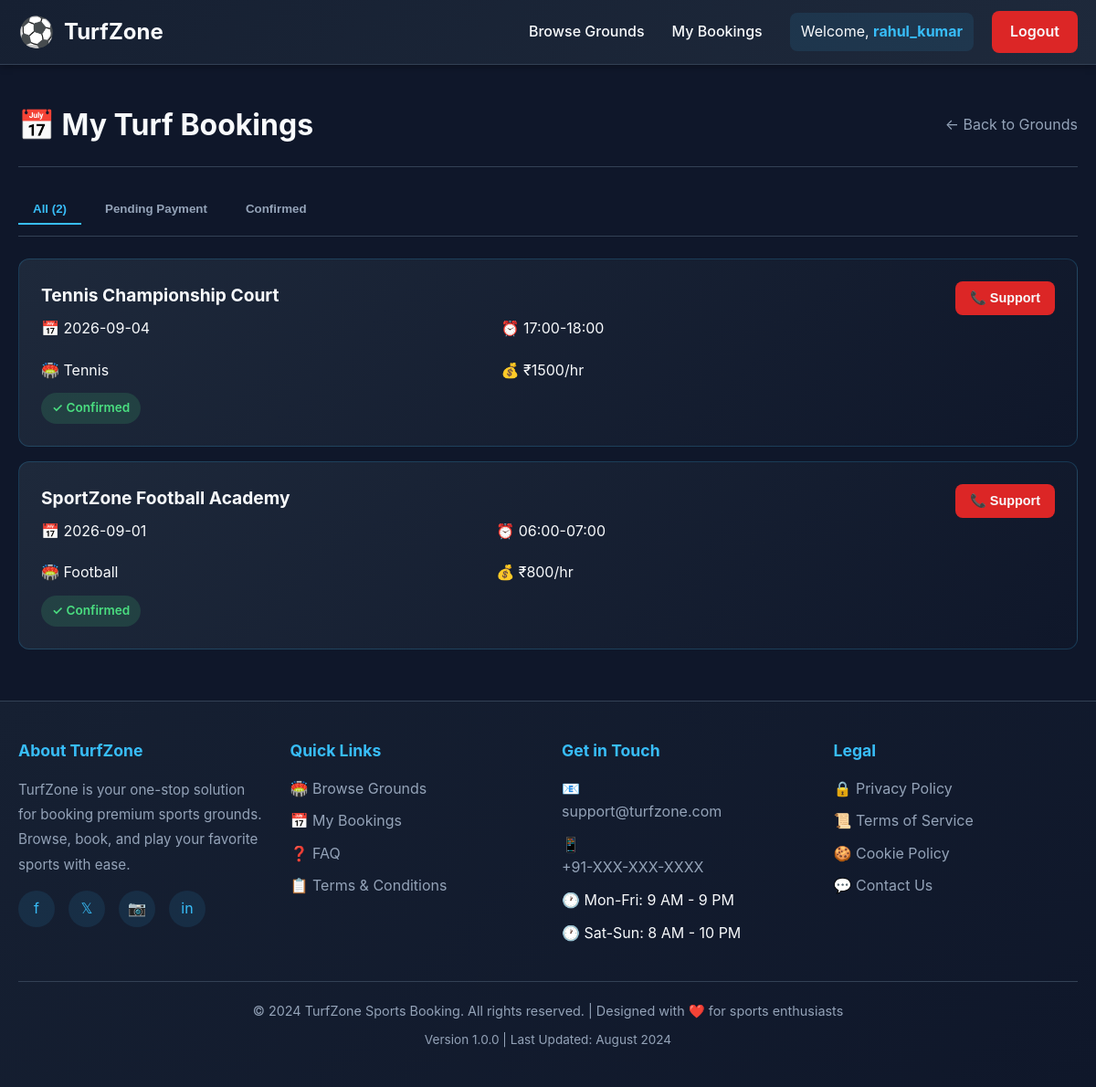
/my-bookings (signed in), run on the app's committed database.
### app.py (models this page shows, shortened)
class User(UserMixin, db.Model):
    id = db.Column(db.Integer, primary_key=True)
    username = db.Column(db.String(80), unique=True, nullable=False)
    email = db.Column(db.String(120), unique=True, nullable=False)
    password_hash = db.Column(db.String(200), nullable=False)
    bookings = db.relationship('Booking', backref='user', lazy=True)

class Booking(db.Model):
    id = db.Column(db.Integer, primary_key=True)
    user_id = db.Column(db.Integer, db.ForeignKey('user.id'), nullable=False)
    ground_id = db.Column(db.Integer, db.ForeignKey('ground.id'), nullable=False)
    booking_date = db.Column(db.String(20), nullable=False)
    time_slot = db.Column(db.String(20), nullable=False)
    payment_status = db.Column(db.String(20), default='Pending')  # Pending, Completed, Failed
    payment_id = db.Column(db.String(100), nullable=True)  # Razorpay Payment ID
    total_amount = db.Column(db.Integer, default=0)  # in paise
    created_at = db.Column(db.DateTime, default=datetime.utcnow)
    updated_at = db.Column(db.DateTime, default=datetime.utcnow, onupdate=datetime.utcnow)
    __table_args__ = (
        db.UniqueConstraint('ground_id', 'booking_date', 'time_slot', name='unique_ground_booking_slot'),
    )
    ground = db.relationship('Ground', backref='bookings')

class Ground(db.Model):
    id = db.Column(db.Integer, primary_key=True)
    name = db.Column(db.String(100), nullable=False)
    sport_type = db.Column(db.String(50), nullable=False)
    location = db.Column(db.String(100), nullable=False)
    price_per_hour = db.Column(db.Integer, default=500)
    status = db.Column(db.String(20), default='Available')
    contact_phone = db.Column(db.String(20), nullable=True)
    amenities = db.Column(db.String(255), nullable=True)  # Comma-separated: lights, parking, changing_room
    rating = db.Column(db.Float, default=4.5)
    external_api_id = db.Column(db.String(100), nullable=True)  # For tracking real ground APIs

### app.py (the view)
@app.route('/my-bookings')
@login_required
def my_bookings():
    bookings = Booking.query.filter_by(user_id=current_user.id).order_by(Booking.updated_at.desc()).all()
    return render_template('my_bookings.html', bookings=bookings)

### app.py (called while the page is built)
@login_manager.user_loader
def load_user(user_id):
    return User.query.get(int(user_id))

### templates/my_bookings.html (shortened to what this page needs)
{% extends "base.html" %}
{% block content %}
<div class="bookings-header">
    <h2>📅 My Turf Bookings</h2>
    <a href="{{ url_for('ground_list') }}" class="back-link">← Back to Grounds</a>
</div>
{% if bookings %}
<div class="filter-tabs">
    <button class="filter-tab active" onclick="filterBookings('all')">All ({{ bookings|length }})</button>
    <button class="filter-tab" onclick="filterBookings('pending')">Pending Payment</button>
    <button class="filter-tab" onclick="filterBookings('completed')">Confirmed</button>
</div>
{% endif %}
{% if not bookings %}
    <div class="empty-state">
        <h3>No Bookings Yet</h3>
        <p>You don't have any bookings. Start by browsing available sports grounds!</p>
        <a href="{{ url_for('ground_list') }}" class="btn">Browse Grounds</a>
    </div>
{% else %}
    <div id="bookings-container">
        {% for b in bookings %}
            <div class="booking-item" data-status="{{ b.payment_status.lower() }}">
                <div class="booking-details">
                    <h3>{{ b.ground.name }}</h3>
                    <div class="booking-info-grid">
                        <span>📅 {{ b.booking_date }}</span>
                        <span>⏰ {{ b.time_slot }}</span>
                        <span>🏟️ {{ b.ground.sport_type }}</span>
                        <span>💰 ₹{{ (b.total_amount / 100)|int }}/hr</span>
                    </div>
                    <div style="margin-top: 12px;">
                        {% if b.payment_status == 'Pending' %}
                            <span class="payment-status status-pending">⏳ Pending Payment</span>
                        {% elif b.payment_status == 'Completed' %}
                            <span class="payment-status status-completed">✓ Confirmed</span>
                        {% else %}
                            <span class="payment-status status-failed">✗ Payment Failed</span>
                        {% endif %}
                    </div>
                </div>
                <div class="booking-actions">
                    {% if b.payment_status == 'Pending' %}
                        <a href="{{ url_for('initiate_payment', booking_id=b.id) }}" class="btn-action btn-pay">
                            💳 Pay Now
                        </a>
                        <form method="POST" action="{{ url_for('cancel_booking', booking_id=b.id) }}" style="margin: 0;">
                            <button type="submit" class="btn-action btn-cancel" onclick="return confirm('Are you sure?');">
                                🗑️ Cancel
                            </button>
                        </form>
                    {% elif b.payment_status == 'Completed' %}
                        <button class="btn-action btn-cancel" onclick="alert('Contact support to cancel')">
                            📞 Support
                        </button>
                    {% else %}
                        <a href="{{ url_for('initiate_payment', booking_id=b.id) }}" class="btn-action btn-pay">
                            🔄 Retry Payment
                        </a>
                    {% endif %}
                </div>
            </div>
        {% endfor %}
    </div>
{% endif %}
{% endblock %}

### templates/base.html (shortened to what this page needs)
<!DOCTYPE html>
<html lang="en">
<head>
</head>
<body>
    <header>
        <div class="header-container">
            <a href="{{ url_for('ground_list') }}" class="logo">
                <span class="logo-icon">⚽</span>
                <span>TurfZone</span>
            </a>
            <nav>
                <ul class="nav-links" id="navLinks">
                    <li><a href="{{ url_for('ground_list') }}">Browse Grounds</a></li>
                    {% if current_user.is_authenticated %}
                        <li><a href="{{ url_for('my_bookings') }}">My Bookings</a></li>
                    {% endif %}
                </ul>
                <div class="user-section">
                    {% if current_user.is_authenticated %}
                        <div class="user-info">
                            <span>Welcome, <strong>{{ current_user.username }}</strong></span>
                        </div>
                        <a href="{{ url_for('logout') }}" class="btn-nav btn-logout">Logout</a>
                    {% else %}
                        <a href="{{ url_for('login') }}" class="btn-nav">Login</a>
                        <a href="{{ url_for('register') }}" class="btn-nav">Register</a>
                    {% endif %}
                </div>
            </nav>
        </div>
    </header>
    <main>
        {% block content %}{% endblock %}
    </main>
    <footer>
        <div class="footer-container">
            <div class="footer-content">
                <div class="footer-section">
                    <h4>About TurfZone</h4>
                    <p>TurfZone is your one-stop solution for booking premium sports grounds. Browse, book, and play your favorite sports with ease.</p>
                    <div class="social-links">
                        <a href="#" title="Facebook" aria-label="Facebook">f</a>
                        <a href="#" title="Twitter" aria-label="Twitter">𝕏</a>
                        <a href="#" title="Instagram" aria-label="Instagram">📷</a>
                        <a href="#" title="LinkedIn" aria-label="LinkedIn">in</a>
                    </div>
                </div>
                <div class="footer-section">
                    <h4>Quick Links</h4>
                    <ul class="footer-links">
                        <li><a href="{{ url_for('ground_list') }}">🏟️ Browse Grounds</a></li>
                        {% if current_user.is_authenticated %}
                            <li><a href="{{ url_for('my_bookings') }}">📅 My Bookings</a></li>
                        {% endif %}
                        <li><a href="#faq">❓ FAQ</a></li>
                        <li><a href="#terms">📋 Terms & Conditions</a></li>
                    </ul>
                </div>
                <div class="footer-section">
                    <h4>Get in Touch</h4>
                    <ul class="footer-links">
                        <li>📧 <a href="mailto:support@turfzone.com">support@turfzone.com</a></li>
                        <li>📱 <a href="tel:+91-XXXXXXXXXX">+91-XXX-XXX-XXXX</a></li>
                        <li>🕐 Mon-Fri: 9 AM - 9 PM</li>
                        <li>🕐 Sat-Sun: 8 AM - 10 PM</li>
                    </ul>
                </div>
                <div class="footer-section">
                    <h4>Legal</h4>
                    <ul class="footer-links">
                        <li><a href="#privacy">🔒 Privacy Policy</a></li>
                        <li><a href="#terms">📜 Terms of Service</a></li>
                        <li><a href="#cookies">🍪 Cookie Policy</a></li>
                        <li><a href="#contact">💬 Contact Us</a></li>
                    </ul>
                </div>
            </div>
            <div class="footer-bottom">
                <p>&copy; 2024 TurfZone Sports Booking. All rights reserved. | Designed with ❤️ for sports enthusiasts</p>
                <p style="margin-top: 10px; font-size: 0.85rem;">Version 1.0.0 | Last Updated: August 2024</p>
            </div>
        </div>
    </footer>
</body>
</html>

### templates/base.html (style rules this page uses)
* { margin: 0; padding: 0; box-sizing: border-box; }
:root { --bg: #0f172a; --bg-secondary: #1e293b; --accent: #38bdf8; --accent-hover: #0ea5e9; --text: #f8fafc; --text-muted: #94a3b8; --border: #334155; --success: #4ade80; --danger: #fca5a5; --warning: #fbbf24; }
html { scroll-behavior: smooth; }
body { font-family: -apple-system, BlinkMacSystemFont, 'Segoe UI', 'Roboto', 'Oxygen', 'Ubuntu', 'Cantarell', sans-serif; background: var(--bg); color: var(--text); line-height: 1.6; min-height: 100vh; display: flex; flex-direction: column; }
header { background: linear-gradient(135deg, #162032 0%, #1e293b 100%); border-bottom: 1px solid var(--border); position: sticky; top: 0; z-index: 1000; box-shadow: 0 2px 8px rgba(0, 0, 0, 0.3); }
.header-container { max-width: 1200px; margin: 0 auto; padding: 0 20px; display: flex; justify-content: space-between; align-items: center; height: 70px; }
.logo { display: flex; align-items: center; gap: 10px; font-size: 1.5rem; font-weight: 700; color: var(--text); text-decoration: none; transition: color 0.3s ease; }
.logo-icon { font-size: 2rem; }
nav { display: flex; align-items: center; gap: 30px; }
.nav-links { display: flex; gap: 30px; align-items: center; list-style: none; }
.nav-links a { color: var(--text); text-decoration: none; font-weight: 500; transition: color 0.3s ease; position: relative; }
.nav-links a::after { content: ''; position: absolute; bottom: -5px; left: 0; width: 0; height: 2px; background: var(--accent); transition: width 0.3s ease; }
.user-section { display: flex; align-items: center; gap: 20px; }
.user-info { display: flex; align-items: center; gap: 10px; padding: 8px 12px; background: rgba(56, 189, 248, 0.1); border-radius: 8px; color: var(--text); }
.user-info strong { color: var(--accent); }
.btn-nav { background: var(--accent); color: var(--bg); padding: 10px 20px; border-radius: 8px; font-weight: 600; transition: all 0.3s ease; border: none; cursor: pointer; text-decoration: none; display: inline-block; }
.btn-logout { background: #dc2626; color: var(--text); }
main { flex: 1; width: 100%; max-width: 1200px; margin: 0 auto; padding: 40px 20px; width: 100%; }
footer { background: linear-gradient(135deg, #162032 0%, #0f172a 100%); border-top: 1px solid var(--border); margin-top: auto; }
.footer-container { max-width: 1200px; margin: 0 auto; padding: 40px 20px; }
.footer-content { display: grid; grid-template-columns: repeat(auto-fit, minmax(250px, 1fr)); gap: 30px; margin-bottom: 30px; }
.footer-section h4 { color: var(--accent); margin-bottom: 15px; font-size: 1.1rem; }
.footer-section p { color: var(--text-muted); font-size: 0.95rem; line-height: 1.8; }
.footer-links { list-style: none; }
.footer-links li { margin-bottom: 10px; }
.footer-links a { color: var(--text-muted); text-decoration: none; transition: color 0.3s ease; display: flex; gap: 8px; align-items: center; }
.footer-bottom { border-top: 1px solid var(--border); padding-top: 20px; text-align: center; color: var(--text-muted); font-size: 0.9rem; }
.social-links { display: flex; gap: 15px; margin-top: 15px; }
.social-links a { display: inline-flex; align-items: center; justify-content: center; width: 40px; height: 40px; background: rgba(56, 189, 248, 0.1); border-radius: 50%; color: var(--accent); text-decoration: none; transition: all 0.3s ease; }

### data on the page
User: username "rahul_kumar"
Booking: ground.name "Tennis Championship Court", booking_date "2026-09-04", time_slot "17:00-18:00", ground.sport_type "Tennis", (b.total_amount/100)|int "1500", payment_status "✓ Confirmed"
Booking: ground.name "SportZone Football Academy", booking_date "2026-09-01", time_slot "06:00-07:00", ground.sport_type "Football", (b.total_amount/100)|int "800", payment_status "✓ Confirmed"

### other printed values
{{ bookings|length }} "2"
